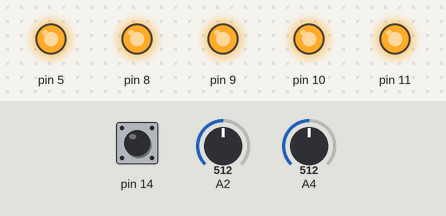
The sketch below on a simulated Arduino Uno, built for the host (arithmetic inside an expression is 32-bit, double 64-bit). Shown: output pins drawn as LEDs (lit = HIGH). The inputs (shaded band) are chosen by the test bench; at power-on: pin 14 HIGH, A2 = 512, A4 = 512. What the sketch prints to the serial monitor is not drawn.

Above: at 1.2 s.
1.3 s: pin 14 pulled LOW for 0.15 s
At 1.38 s:
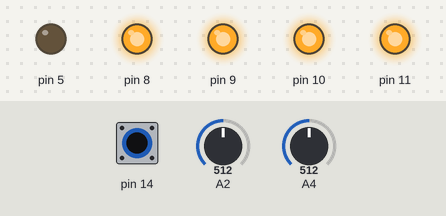
2.9 s: pin 14 pulled LOW for 3.2 s
At 7.5 s:
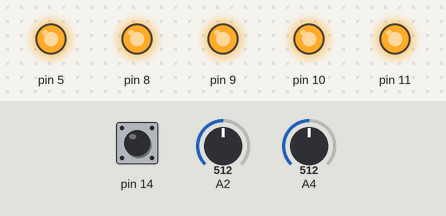
Timing chart, 0 to 9.0 s (numbered marks = the images above; inputs shaded):
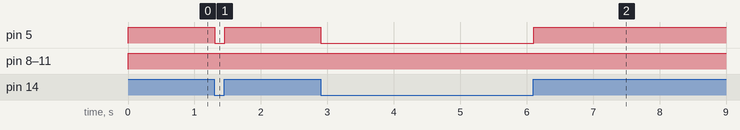

The sketch:

carMotor.ino
```cpp
const int JOY_SW_PIN = PIN_PC0;
const int JOY_VRX_PIN = PIN_PC4;
const int JOY_VRY_PIN = PIN_PC2;

const int DRIVE_A_IN1 = PIN_PB2;
const int DRIVE_A_IN2 = PIN_PB0;
const int DRIVE_B_IN1 = PIN_PB3;
const int DRIVE_B_IN2 = PIN_PB1;

const int SPRAYER_SW = PIN_PD5;

void forwardA() {
  digitalWrite(DRIVE_A_IN1, LOW);
  digitalWrite(DRIVE_A_IN2, HIGH);
}

void forwardB() {
  digitalWrite(DRIVE_B_IN1, LOW);
  digitalWrite(DRIVE_B_IN2, HIGH);
}

void backwardA() {
  digitalWrite(DRIVE_A_IN1, HIGH);
  digitalWrite(DRIVE_A_IN2, LOW);
}

void backwardB() {
  digitalWrite(DRIVE_B_IN1, HIGH);
  digitalWrite(DRIVE_B_IN2, LOW);
}

void stopA() {
  digitalWrite(DRIVE_A_IN1, HIGH);
  digitalWrite(DRIVE_A_IN2, HIGH);
}

void stopB() {
  digitalWrite(DRIVE_B_IN1, HIGH);
  digitalWrite(DRIVE_B_IN2, HIGH);
}

void setup() {
  // car
  pinMode(DRIVE_A_IN1, OUTPUT);
  pinMode(DRIVE_A_IN2, OUTPUT);
  pinMode(DRIVE_B_IN1, OUTPUT);
  pinMode(DRIVE_B_IN2, OUTPUT);

  // joy
  pinMode(JOY_SW_PIN, INPUT_PULLUP);
  pinMode(JOY_VRX_PIN, INPUT);
  pinMode(JOY_VRY_PIN, INPUT);

  pinMode(SPRAYER_SW, OUTPUT);

  Serial.begin(9600);
}

void loop() {
  // IN1, IN3 HIGH D
  // IN1, IN3 LOW R

  int vrx = analogRead(JOY_VRX_PIN);
  int vry = analogRead(JOY_VRY_PIN);
  int sw = digitalRead(JOY_SW_PIN);

  if((vrx >= 0) && (vrx < 101) && (vry >= 0) && (vry < 100)) {
    backwardA();
    backwardB();
  } else if((vrx >= 850) && (vrx < 1024) && (vry >= 800) && (vry < 1024)) {
    forwardA();
    forwardB();
  } else if((vrx >= 640) && (vrx < 751) && (vry >= 650) && (vry < 751)) {
    forwardB();
    stopA();
    // ^ right
  } else if((vrx >= 275) && (vrx < 470) && (vry >= 230) && (vry < 346)) {
    forwardA();
    stopB();
    // ^ left
  } else {
    stopA();
    stopB();
  }

  if(!sw) {
    digitalWrite(SPRAYER_SW, LOW);
  } else {
    digitalWrite(SPRAYER_SW, HIGH);
  }

  Serial.print(vrx);
  Serial.print(" ");
  Serial.print(vry);
  Serial.print(" ");
  Serial.println();
}
```

Measured:
- after the input at 1.3 s, pin 5: HIGH → LOW at once, → HIGH 0.15 s later
- after the input at 2.9 s, pin 5: HIGH → LOW at once, → HIGH 3.2 s later
